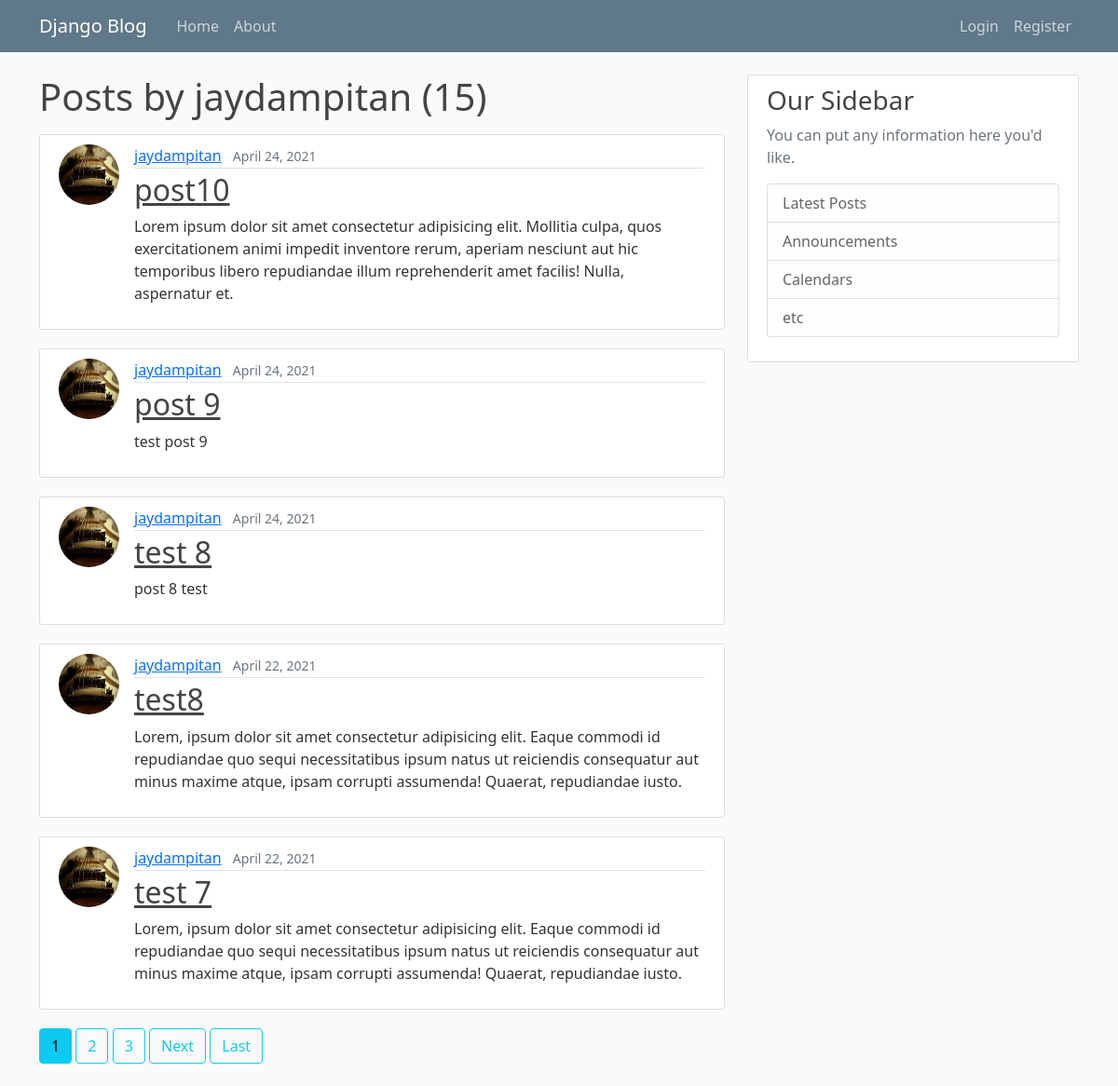
/user/jaydampitan, run on the app's committed database.
### blog/models.py (models this page shows, shortened)
class Post(models.Model):
    title = models.CharField(max_length=100)
    content = models.TextField()
    date_posted = models.DateTimeField(default=timezone.now)
    author = models.ForeignKey(User, on_delete=models.CASCADE)

### users/models.py (models this page shows, shortened)
class Profile(models.Model):
    user = models.OneToOneField(User, on_delete=models.CASCADE)
    image = models.ImageField(default='default.jpg', upload_to='profile_pics')

### blog/views.py (the view)
# urls.py: path('user/<str:username>', UserPostListView.as_view(), name='user-posts'),
class UserPostListView(ListView):
    model = Post
    template_name = 'blog/user_posts.html'
    context_object_name = 'posts'
    paginate_by = 5
    def get_queryset(self):
        user = get_object_or_404(User, username=self.kwargs.get('username'))
        return Post.objects.filter(author=user).order_by('-date_posted')

### blog/templates/blog/user_posts.html (shortened to what this page needs)
{% extends "blog/base.html" %}
{% block content %}
    <h1 class="mb-3">Posts by {{ view.kwargs.username }} ({{ page_obj.paginator.count }})</h1>
    {% for post in posts %}
    <article class="media content-section">
      <img class="rounded-circle article-img" src="{{ post.author.profile.image.url }}" alt="">
        <div class="media-body">
          <div class="article-metadata">
            <a class="mr-2" href="{% url 'user-posts' post.author.username %}">{{ post.author }}</a>
            <small class="text-muted">{{ post.date_posted|date:"F d, Y" }}</small>
          </div>
          <h2><a class="article-title" href="{% url 'post-detail' post.id %}">{{ post.title }}</a></h2>
          <p class="article-content">{{ post.content }}</p>
        </div>
    </article>
    {% endfor %}
    {% if is_paginated %}
      {% for num in page_obj.paginator.page_range %}
        {% if page_obj.number == num %}
          <a class="btn btn-info mb-4" href="?page={{ num }}">{{ num }}</a>
        {% elif num > page_obj.number|add:'-3' and num < page_obj.number|add:'3' %}
          <a class="btn btn-outline-info mb-4" href="?page={{ num }}">{{ num }}</a>
        {% endif %}
      {% endfor %}
      {% if page_obj.has_next %}
        <a class="btn btn-outline-info mb-4" href="?page={{ page_obj.next_page_number }}">Next</a>
        <a class="btn btn-outline-info mb-4" href="?page={{ page_obj.paginator.num_pages  }}">Last</a>
      {% endif %}
    {% endif %}
{% endblock  %}

### blog/static/blog/main.css (style rules this page uses)
body { background: #fafafa; color: #333333; margin-top: 5rem; }
h1, h2, h3, h4, h5, h6 { color: #444444; }
.content-section { background: #ffffff; padding: 10px 20px; border: 1px solid #dddddd; border-radius: 3px; margin-bottom: 20px; }
.article-title { color: #444444; }
.article-content { white-space: pre-line; }
.article-img { height: 65px; width: 65px; margin-right: 16px; }
.article-metadata { padding-bottom: 1px; margin-bottom: 4px; border-bottom: 1px solid #e3e3e3 }

### data on the page
Post: author.profile.image (picture), author "jaydampitan", date_posted "April 24, 2021", title "post10", content "Lorem ipsum dolor sit amet consectetur adipisicing elit. Mollitia culpa, quos exercitationem animi impedit inventore rerum, aperiam nesciunt aut hic temporibus libero repudiandae illum reprehenderit amet facilis! Nulla, aspernatur et."
Post: author.profile.image (picture), author "jaydampitan", date_posted "April 24, 2021", title "post 9", content "test post 9"
Post: author.profile.image (picture), author "jaydampitan", date_posted "April 24, 2021", title "test 8", content "post 8 test"
Post: author.profile.image (picture), author "jaydampitan", date_posted "April 22, 2021", title "test8", content "Lorem, ipsum dolor sit amet consectetur adipisicing elit. Eaque commodi id repudiandae quo sequi necessitatibus ipsum natus ut reiciendis consequatur aut minus maxime atque, ipsam corrupti assumenda! Quaerat, repudiandae iusto."
Post: author.profile.image (picture), author "jaydampitan", date_posted "April 22, 2021", title "test 7", content "Lorem, ipsum dolor sit amet consectetur adipisicing elit. Eaque commodi id repudiandae quo sequi necessitatibus ipsum natus ut reiciendis consequatur aut minus maxime atque, ipsam corrupti assumenda! Quaerat, repudiandae iusto."

### other printed values
{{ view.kwargs.username }} "jaydampitan"
{{ page_obj.paginator.count }} "15"
{{ num }} "1"
{{ num }} "2" "3"
